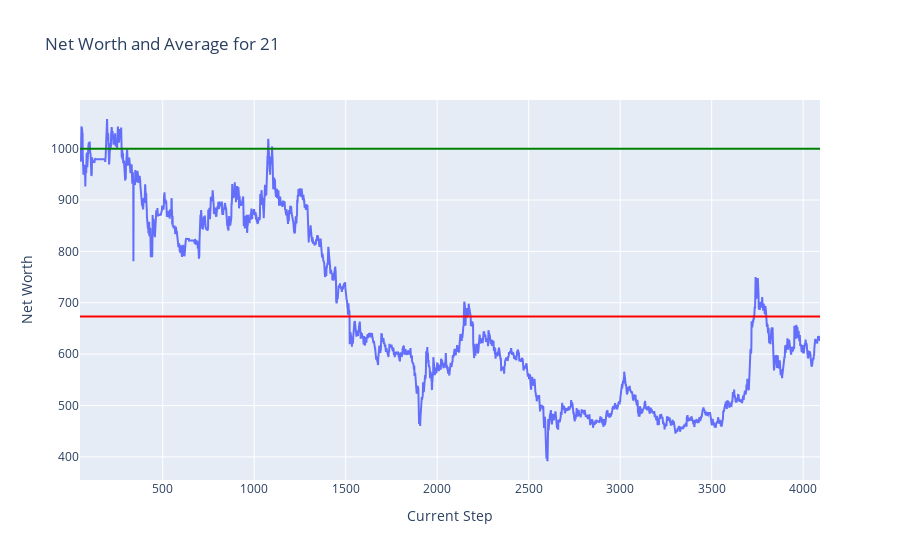
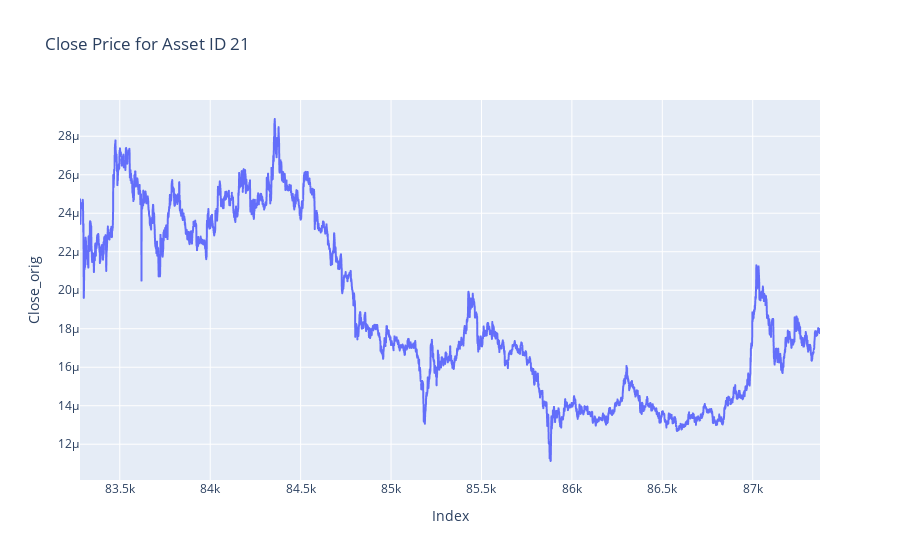

Notebook code for these charts, in order:
### Markdown cell above
## Plots

### Code cell
token = 21
plot_token_data(df = test_hist_df, token = token)
plot_close_by_asset(df= test_df, asset_id= token)

### Figure 1 — Plotly figure (JSON) as saved in the notebook; plotly's stock layout.template omitted (floating-point values rounded to 4 significant figures; data arrays with more than 128 entries replaced by an {"elided": "..."} marker saying what was removed)
{"data": [{"mode": "lines", "name": "Net Worth", "type": "scatter", "x": {"elided": "4045 int values"}, "y": {"elided": "4045 float values"}}], "layout": {"shapes": [{"line": {"color": "green"}, "name": "Net Worth = 1000", "type": "line", "x0": 0, "x1": 1, "xref": "x domain", "y0": 1000, "y1": 1000, "yref": "y"}, {"line": {"color": "red"}, "name": "Average Net Worth = 673.20", "type": "line", "x0": 0, "x1": 1, "xref": "x domain", "y0": 673.2, "y1": 673.2, "yref": "y"}], "title": {"text": "Net Worth and Average for 21"}, "xaxis": {"title": {"text": "Current Step"}}, "yaxis": {"title": {"text": "Net Worth"}}}}

### Figure 2 — Plotly figure (JSON) as saved in the notebook; plotly's stock layout.template omitted (floating-point values rounded to 4 significant figures; data arrays with more than 128 entries replaced by an {"elided": "..."} marker saying what was removed)
{"data": [{"hovertemplate": "Index=%{x}<br>Close_orig=%{y}<extra></extra>", "legendgroup": "", "line": {"color": "#636efa", "dash": "solid"}, "marker": {"symbol": "circle"}, "mode": "lines", "name": "", "showlegend": false, "type": "scattergl", "x": {"elided": "4093 int values"}, "xaxis": "x", "y": {"elided": "4093 float values"}, "yaxis": "y"}], "layout": {"legend": {"tracegroupgap": 0}, "title": {"text": "Close Price for Asset ID 21"}, "xaxis": {"anchor": "y", "domain": [0, 1], "title": {"text": "Index"}}, "yaxis": {"anchor": "x", "domain": [0, 1], "title": {"text": "Close_orig"}}}}
